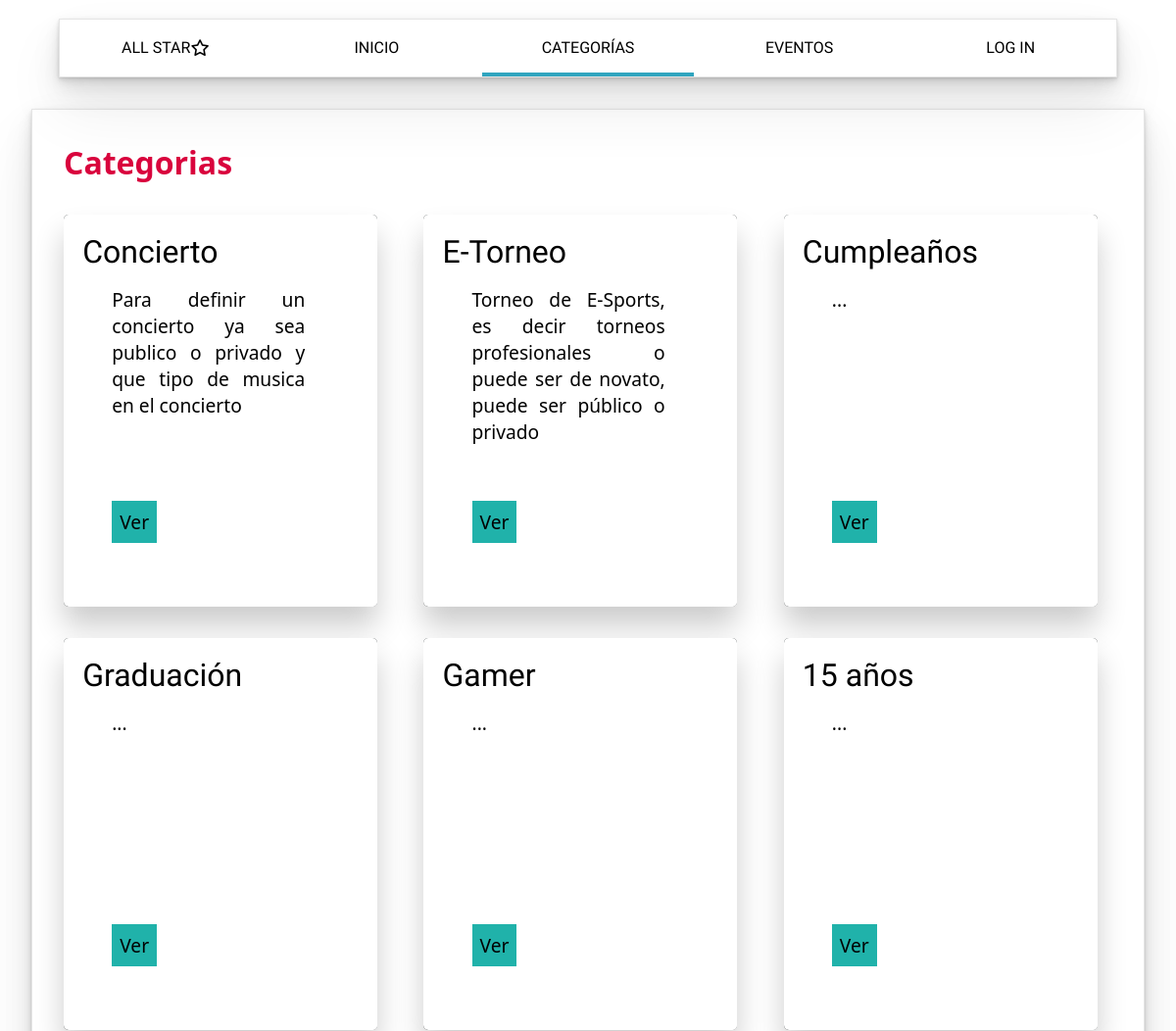
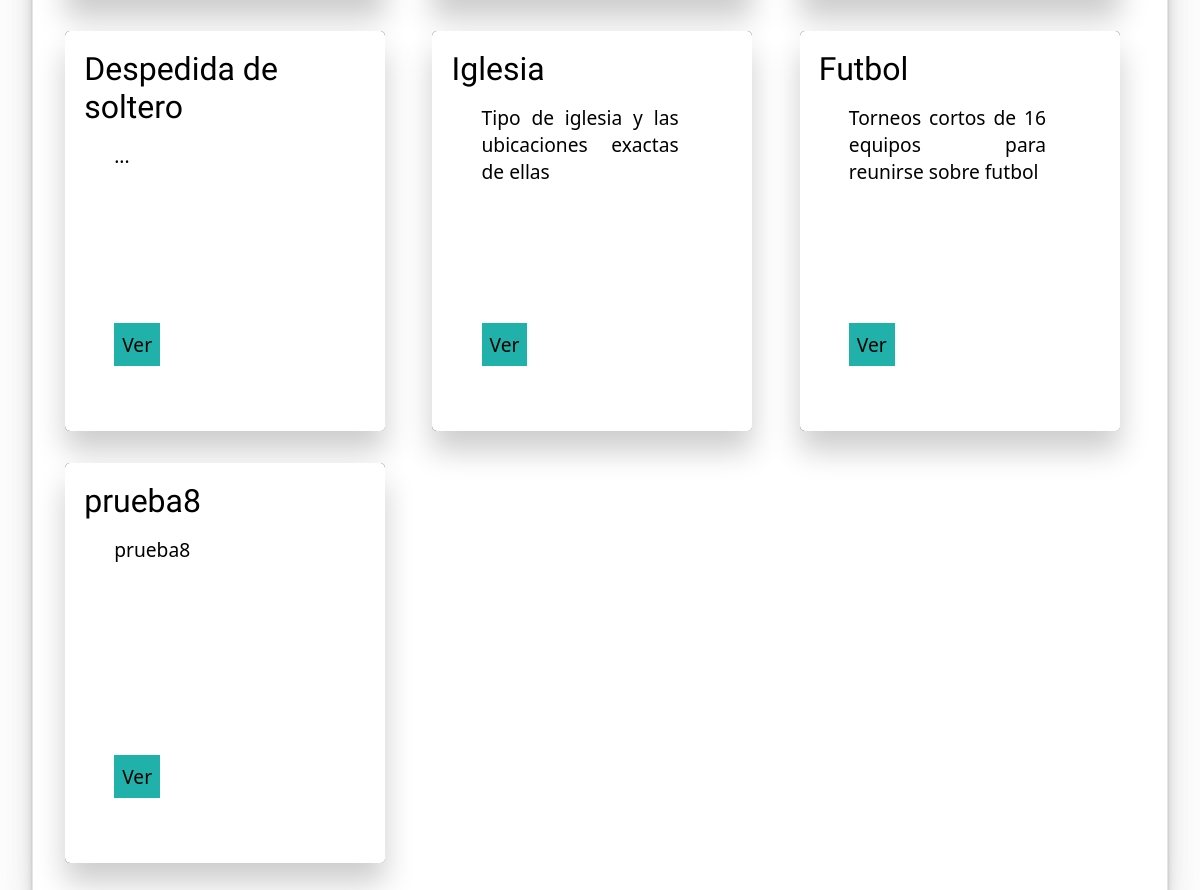
Before: /categoria/index.php with the older database file (2 pictures, top to bottom).
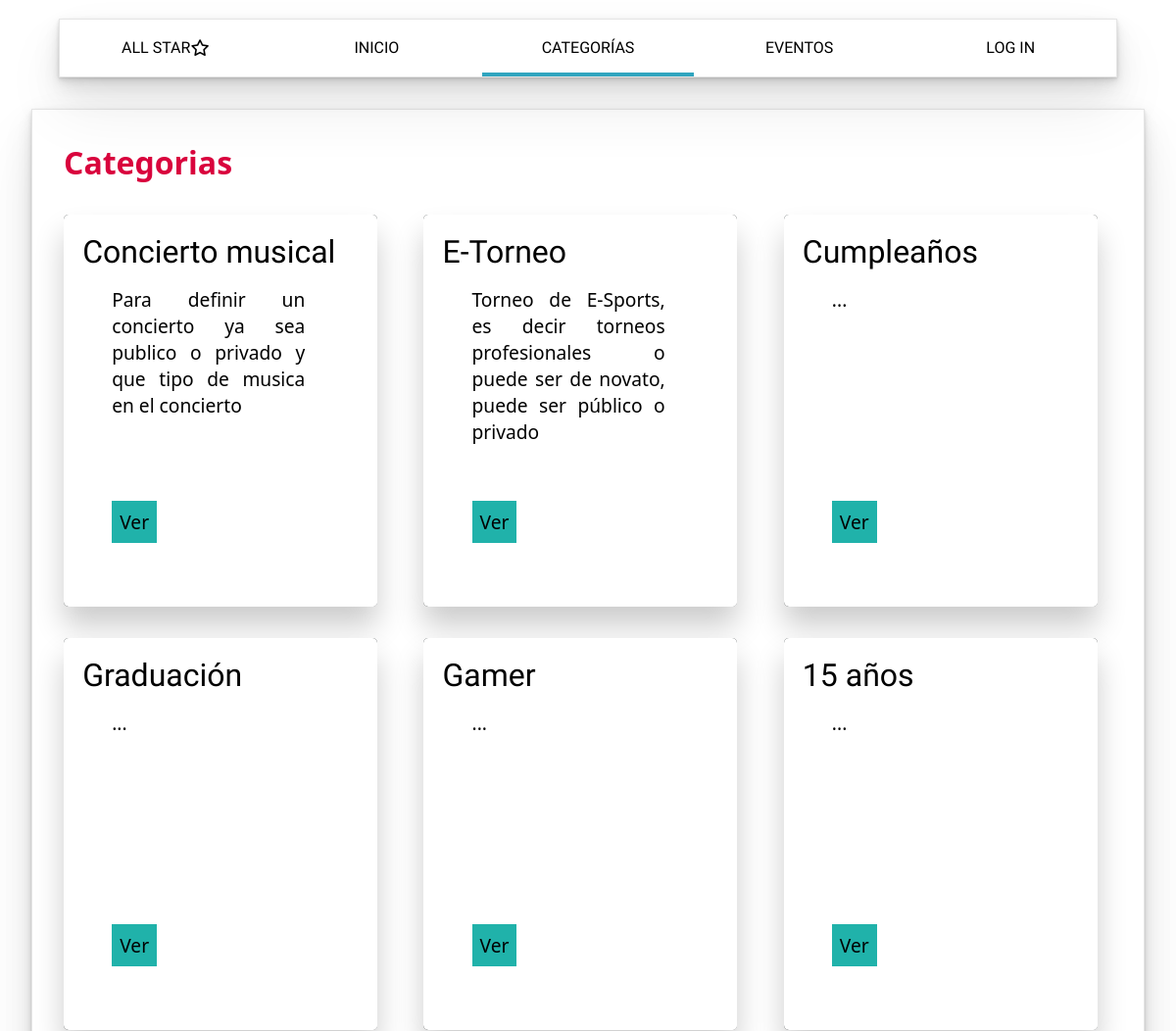
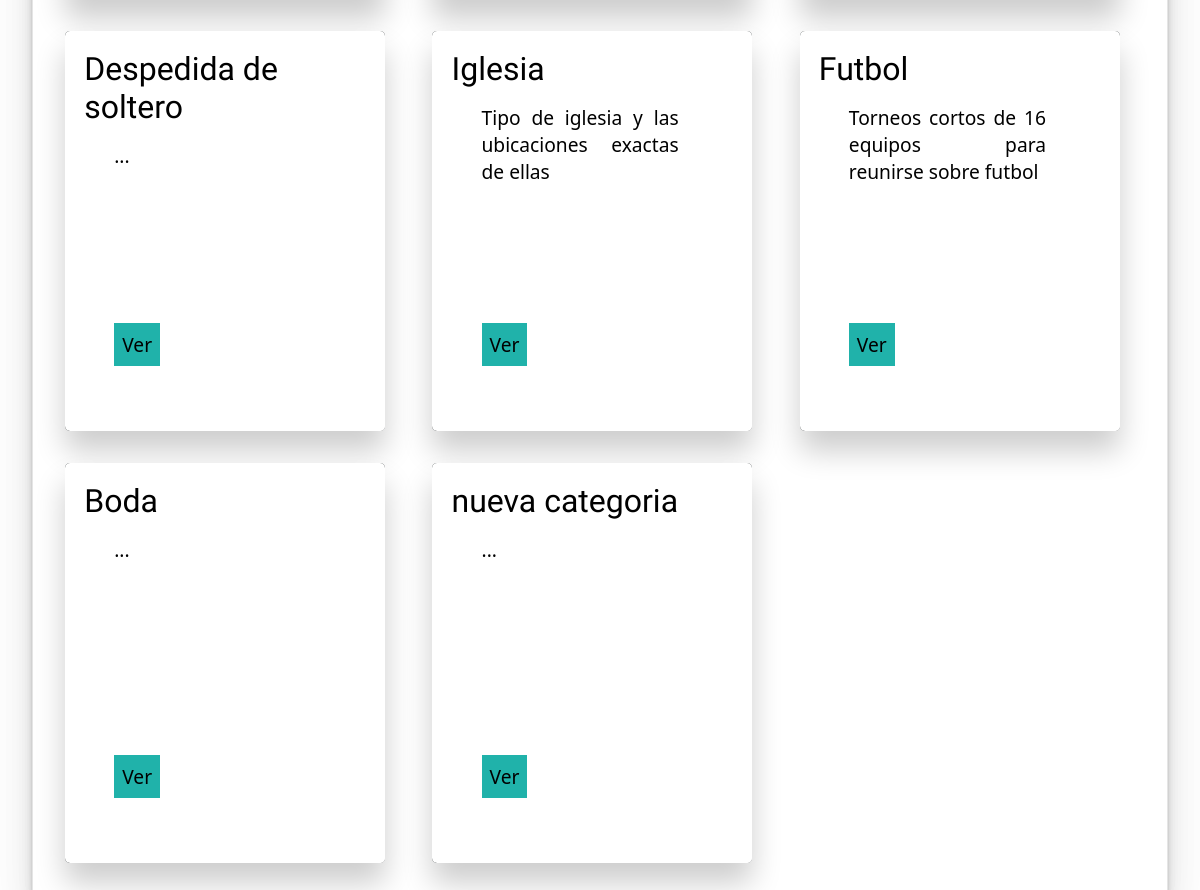
After: the same page with the newer database file (2 pictures, top to bottom).
### tables this page shows
CREATE TABLE IF NOT EXISTS `categoria` (
  `idCategoria` int(11) NOT NULL AUTO_INCREMENT,
  `Titulo` varchar(50) NOT NULL,
  `Descripcion` text NOT NULL,
  PRIMARY KEY (`idCategoria`)
);

### controlador/queryCategoria.php (called while the page is built, shortened)
<?php
class QueryEvento{
    public function getCate(){
        $model = new Conection();
        $connection  = $model->_getConection();
        $sql = "SELECT * FROM categoria";
        $sentencia= $connection->prepare($sql);
        if(!$sentencia){
            return null;
        }else{
            $sentencia->execute();
            $resultado = $sentencia->fetchAll(PDO::FETCH_ASSOC);
            return $resultado;
        }
    }
}
?>

### modelo/categCard_generator.php (the view, shortened to what this page needs)
<?php
    class eventCard{
        public function CreateCard($titulo, $descripcion,$idCategoria, $rol){
            $opciones = "";
            $card = <<<AOD
            <div class="evento">
                    <div class="titulo-e">
                        <div class="t">
                            $titulo
                        </div>
                        <div class="info">
                          <p>$descripcion</p>
                          <div class="titulo-a">
                            $opciones
                            <a class="celeste" href='../evento/index.php?idCategoria=$idCategoria''>Ver</a>
                          </div>
                        </div>
                    </div>
            </div>
           AOD;
            echo  $card ;
        }
    }
?>

### categoria/index.php (shortened to what this page needs)
<?php
require_once('../controlador/queryCategoria.php');
require_once('../vista/menu_vista.php');
require_once('../modelo/categCard_generator.php');
$rol = getRolSession();
$query = new QueryEvento();
$menu = new HTMLMENU(1, $rol);
$cardG = new eventCard();
$body = $query-> getCate();
$eventos = $query-> getCate();
?>
<!DOCTYPE html>
<html lang="en">
<head>
    <link rel="stylesheet" href="../css/menu.style.css">
    <link rel="stylesheet" href="css/dashboard.css">
    <link rel="stylesheet" href="../css/icomoon/style.css">
    <link rel="stylesheet" href="css/style.categoria.css">
</head>
<body>
    <?php $menu->createMenu(); ?>
    <div class="div-contenido">
        <div class="contenedor-abuelo">
            <div class="contenedor-header">
                <div class="contenedor-titulo">
                    <h1>Categorias</h1>
                </div>
            </div>
            <div class="contenedor-card">
<?php
if(!($eventos == null)){
    foreach($eventos as $fila => $evento){
        $cardG->CreateCard($evento['Titulo'], $evento['Descripcion'], $evento['idCategoria'], $rol);
    }
}
?>
            </div>
        </div>
    </div>
</body>
</html>

### vista/menu_vista.php (shortened to what this page needs)
<?php
    class HTMLMENU{
        private $menuClass = 0;
        private $opciones = array("INICIO", "CATEGORÍAS", "EVENTOS", "", "", "LOG IN");
        private $links = array(
            "../dashboard/index.php",
            "../categoria/index.php",
            "../evento/index.php",
            "../usuarios/index.php",
            "",
            "../login/login.php"
        );
        private $line_width = 25;
        private $countItems = "";
        public function __construct($typeMenu, $session = 'u'){
            switch($typeMenu){
                case 1:
                    $this->menuClass = "start-" . $this->countItems . "eventos";
                break;
            }
        }
        public function createMenu(){
            $items = "";
            foreach($this->opciones as $key => $opcion){
                if( $opcion != "" ){
                    $items .= <<<DFM
                    <a href='{$this->links[$key]}' class='menu-item' id='item-{$this->countItems}{$key}'>{$opcion}</a>\n
                    DFM;
                }
            }
            $header =<<<AAA
<header>
    <nav>
        <div class='titulo'>ALL STAR <span class='icon-star'></span></div>
        <div id='menu'>
            {$items}
            <div id='line' class='{$this->menuClass}' style="width:{$this->line_width}%;">
            </div>
        </div>
    </nav>
</header>
<script src='../js/menuscript.js'></script>
AAA;
            echo $header;
        }
    }
?>

Changed rows visible on the page:
removed categoria: Titulo "prueba8", Descripcion "prueba8"
changed categoria: Titulo "Concierto" → "Concierto musical"
added categoria: Titulo "Boda", Descripcion "..."
added categoria: Titulo "nueva categoria", Descripcion "..."
